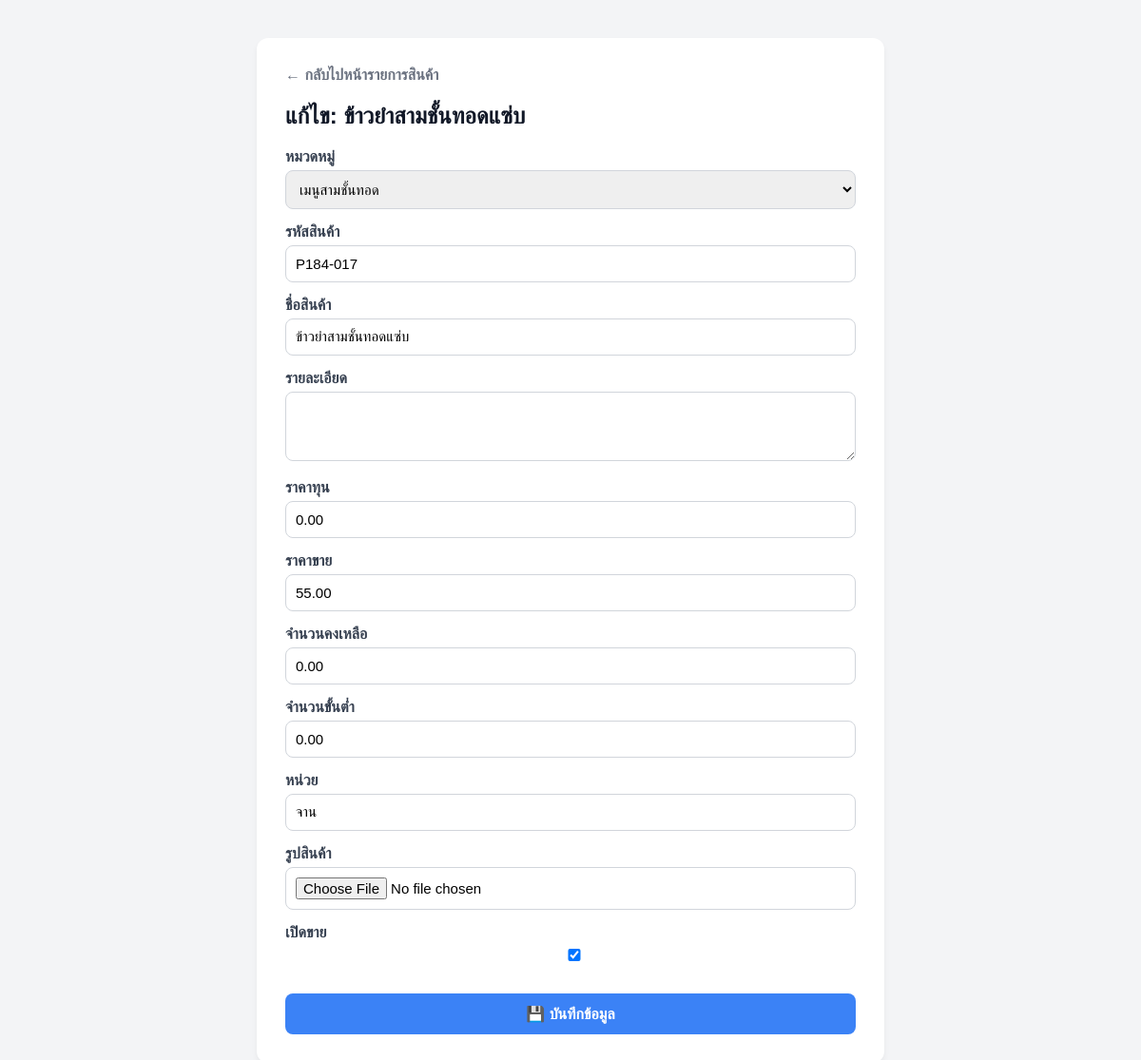
Page /products/212/edit/ (signed in) on the earlier database version.
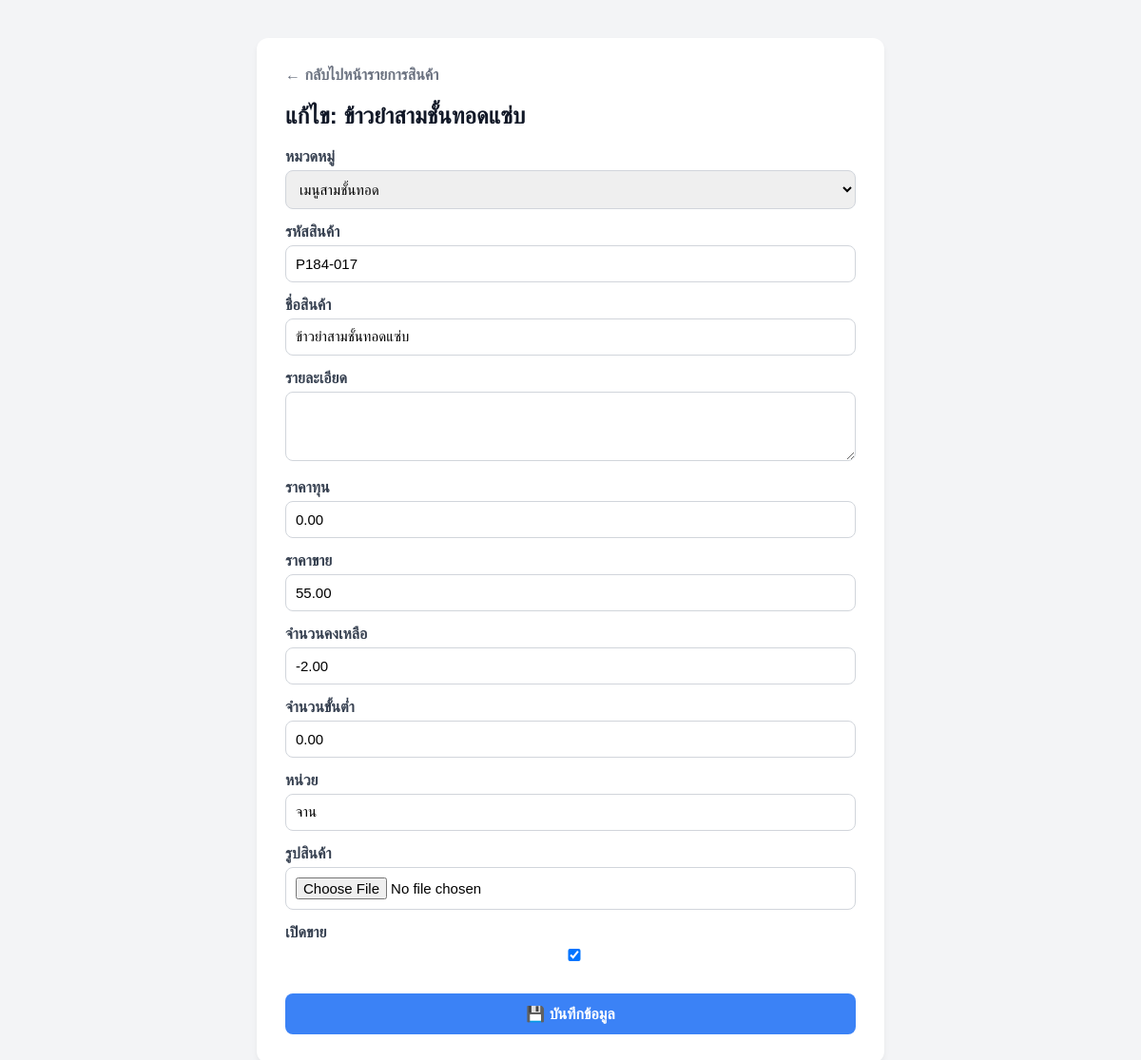
Same page on the later database version.
### Products/models.py (models this page shows, shortened)
class Product(models.Model):
    category = models.ForeignKey(
        ProductCategory,
        on_delete=models.PROTECT,
        related_name="products",
        verbose_name="หมวดหมู่"
    )
    code = models.CharField(
        max_length=20,
        unique=True,
        verbose_name="รหัสสินค้า"
    )
    name = models.CharField(
        max_length=200,
        verbose_name="ชื่อสินค้า"
    )
    description = models.TextField(
        blank=True,
        null=True,
        verbose_name="รายละเอียด"
    )
    cost_price = models.DecimalField(
        max_digits=10,
        decimal_places=2,
        default=0,
        verbose_name="ราคาทุน"
    )
    selling_price = models.DecimalField(
        max_digits=10,
        decimal_places=2,
        verbose_name="ราคาขาย"
    )
    stock_quantity = models.DecimalField(
        max_digits=10,
        decimal_places=2,
        default=0,
        verbose_name="จำนวนคงเหลือ"
    )
    min_stock = models.DecimalField(
        max_digits=10,
        decimal_places=2,
        default=0,
        verbose_name="จำนวนขั้นต่ำ"
    )
    unit = models.CharField(
        max_length=50,
        default="ชิ้น",
        verbose_name="หน่วย"
    )
    image = models.ImageField(
        upload_to="products/",
        blank=True,
        null=True,
        verbose_name="รูปสินค้า"
    )
    is_active = models.BooleanField(
        default=True,
        verbose_name="เปิดขาย"
    )
    created_by = models.ForeignKey(
        settings.AUTH_USER_MODEL,
        on_delete=models.SET_NULL,
        null=True,
        blank=True,
        verbose_name="ผู้สร้าง",
        related_name="created_products"
    )
    created_at = models.DateTimeField(
        auto_now_add=True
    )
    updated_at = models.DateTimeField(
        auto_now=True
    )
    class Meta:
        db_table = "products"
        verbose_name = "สินค้า"
        verbose_name_plural = "สินค้า"
        ordering = ["category", "name"]

### Products/views.py (the view)
# urls.py: path('<int:pk>/edit/', views.product_edit, name='edit'),
@login_required
def product_edit(request, pk):
    product = get_object_or_404(Product, pk=pk, created_by=request.user)
    if request.method == "POST":
        form = ProductForm(request.POST, request.FILES, instance=product)
        if form.is_valid():
            form.save()
            return redirect('products:list')
    else:
        form = ProductForm(instance=product)
        form.fields['category'].queryset = ProductCategory.objects.filter(created_by=request.user)
    return render(request, "Products/form.html", {"form": form, "title": f"แก้ไข: {product.name}"})

### Products/forms.py
class ProductForm(forms.ModelForm):
    class Meta:
        model = Product
        fields = ['category', 'code', 'name', 'description', 'cost_price', 'selling_price', 'stock_quantity', 'min_stock', 'unit', 'image', 'is_active']
        widgets = {
            'description': forms.Textarea(attrs={'rows': 3}),
        }
    def __init__(self, *args, **kwargs):
        super().__init__(*args, **kwargs)
        for field in self.fields.values():
            field.widget.attrs['class'] = 'form-control'

### Products/models.py (called while the page is built)
    def __str__(self):
        return self.name

### Products/templates/Products/form.html (shortened to what this page needs)
{% load static %}
<!DOCTYPE html>
<html lang="th">
<head>
</head>
<body>
    <div class="form-container">
        <a href="{% url 'products:list' %}" class="back-link">← กลับไปหน้ารายการสินค้า</a>
        <h2>{{ title }}</h2>
        <form method="POST" enctype="multipart/form-data">
            {% for field in form %}
                <div class="form-group">
                    <label>{{ field.label }}</label>
                    {{ field }}
                </div>
            {% endfor %}
            <button type="submit" class="btn-submit">💾 บันทึกข้อมูล</button>
        </form>
    </div>
</body>
</html>

Differences in the rows shown:
changed Product "เมนูสามชั้นทอด": stock_quantity "0.00" → "-2.00"
